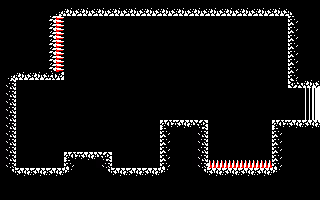

A 2D game scene composited from a Tiled map and its tileset images. What follows is a short description and the map's XML, with every tile layer's data as written:
An orthogonal 20x25 tile map with 16x8 px tiles, 1 tile layer (Tile Layer 1).

<map version="1.2" tiledversion="1.2.4" orientation="orthogonal" renderorder="right-down" width="20" height="25" tilewidth="16" tileheight="8" infinite="0" nextlayerid="2" nextobjectid="1">
 <tileset firstgid="1" source="tileset.tsx" />
 <layer id="1" name="Tile Layer 1" width="20" height="25">
  <data encoding="csv">
1,1,1,1,1,1,1,1,1,1,1,1,1,1,1,1,1,1,1,1,
1,1,1,19,13,13,13,13,13,13,13,13,13,13,13,13,13,13,20,1,
1,1,1,18,1,1,1,1,1,1,1,1,1,1,1,1,1,1,10,1,
1,1,1,18,1,1,1,1,1,1,1,1,1,1,1,1,1,1,10,1,
1,1,1,18,1,1,1,1,1,1,1,1,1,1,1,1,1,1,10,1,
1,1,1,18,1,1,1,1,1,1,1,1,1,1,1,1,1,1,10,1,
1,1,1,18,1,1,1,1,1,1,1,1,1,1,1,1,1,1,10,1,
1,1,1,18,1,1,1,1,1,1,1,1,1,1,1,1,1,1,10,1,
1,1,1,18,1,1,1,1,1,1,1,1,1,1,1,1,1,1,10,1,
19,13,13,16,1,1,1,1,1,1,1,1,1,1,1,1,1,1,10,1,
14,1,1,1,1,1,1,1,1,1,1,1,1,1,1,1,1,1,15,13,
14,1,1,1,1,1,1,1,1,1,1,1,1,1,1,1,1,1,1,5,
14,1,1,1,1,1,1,1,1,1,1,1,1,1,1,1,1,1,1,5,
14,1,1,1,1,1,1,1,1,1,1,1,1,1,1,1,1,1,1,5,
14,1,1,1,1,1,1,1,1,1,1,1,1,1,1,1,1,1,1,5,
14,1,1,1,1,1,1,1,1,1,11,9,12,1,1,1,1,11,9,9,
14,1,1,1,1,1,1,1,1,1,10,1,14,1,1,1,1,10,1,1,
14,1,1,1,1,1,1,1,1,1,10,1,14,1,1,1,1,10,1,1,
14,1,1,1,1,1,1,1,1,1,10,1,14,1,1,1,1,10,1,1,
14,1,1,1,11,9,12,1,1,1,10,1,14,1,1,1,1,10,1,1,
14,1,1,1,10,1,14,1,1,1,10,1,14,2,2,2,2,10,1,1,
23,9,9,9,24,1,23,9,9,9,24,1,23,9,9,9,9,24,1,1,
1,1,1,1,1,1,1,1,1,1,1,1,1,1,1,1,1,1,1,1,
1,1,1,1,1,1,1,1,1,1,1,1,1,1,1,1,1,1,1,1,
1,1,1,1,1,1,1,1,1,1,1,1,1,1,1,1,1,1,1,1
</data>
 </layer>
</map>
